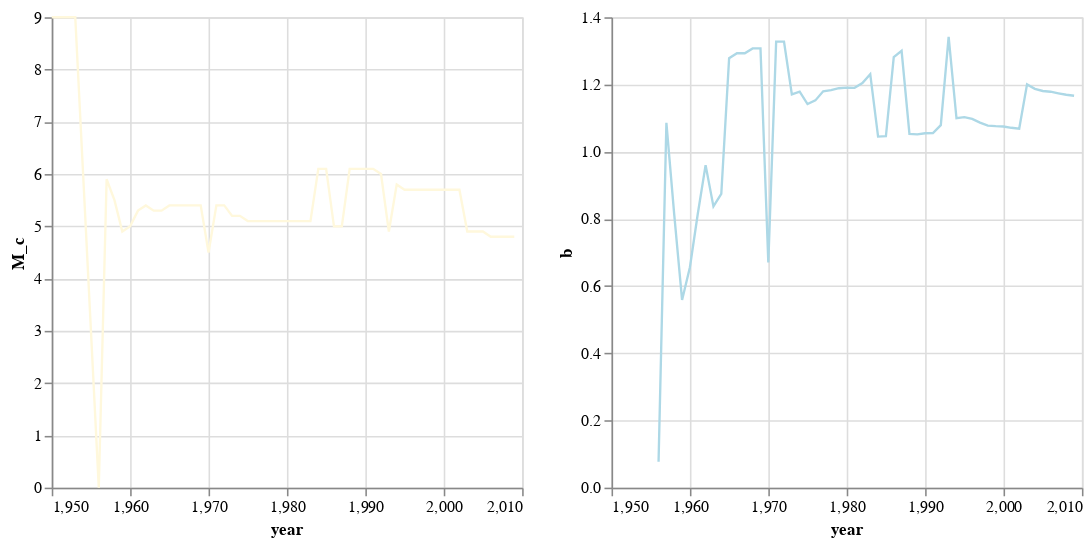

Notebook cell for this chart:
### Code cell
Mc_chart = alt.Chart(yMc_data).mark_line(
    color='cornsilk',
    strokeWidth=1.5
).encode(
    x='year', 
    y=alt.Y('M_c', )#scale=alt.Scale(domain=(4,7)))
)

b_chart = alt.Chart(yMc_data).mark_line(
    color='lightblue',
    strokeWidth=1.5
).encode(
    x='year', 
    y=alt.Y('b', )#scale=alt.Scale(domain=(0.5,1.5)))
).interactive()

Mc_chart | b_chart

### Figure 1 — Vega-Lite specification as saved in the notebook (floating-point values rounded to 4 significant figures)
{"usermeta": {"embedOptions": {"theme": "dark"}}, "config": {"view": {"continuousWidth": 300, "continuousHeight": 300}}, "hconcat": [{"mark": {"type": "line", "color": "cornsilk", "strokeWidth": 1.5}, "encoding": {"x": {"field": "year", "type": "quantitative"}, "y": {"field": "M_c", "type": "quantitative"}}}, {"mark": {"type": "line", "color": "lightblue", "strokeWidth": 1.5}, "encoding": {"x": {"field": "year", "type": "quantitative"}, "y": {"field": "b", "type": "quantitative"}}, "name": "view_5"}], "data": {"name": "data-9461a3b569917dc1eec99874b5e2e4be"}, "params": [{"name": "param_5", "select": {"type": "interval", "encodings": ["x", "y"]}, "bind": "scales", "views": ["view_5"]}], "$schema": "https://vega.github.io/schema/vega-lite/v5.20.1.json", "datasets": {"data-9461a3b569917dc1eec99874b5e2e4be": [{"year": 1950, "M_c": 9.0, "b": null}, {"year": 1953, "M_c": 9.0, "b": null}, {"year": 1956, "M_c": 0.0, "b": 0.07721}, {"year": 1957, "M_c": 5.9, "b": 1.086}, {"year": 1958, "M_c": 5.5, "b": 0.8123}, {"year": 1959, "M_c": 4.9, "b": 0.5587}, {"year": 1960, "M_c": 5.0, "b": 0.656}, {"year": 1961, "M_c": 5.3, "b": 0.8145}, {"year": 1962, "M_c": 5.4, "b": 0.96}, {"year": 1963, "M_c": 5.3, "b": 0.837}, {"year": 1964, "M_c": 5.3, "b": 0.874}, {"year": 1965, "M_c": 5.4, "b": 1.278}, {"year": 1966, "M_c": 5.4, "b": 1.293}, {"year": 1967, "M_c": 5.4, "b": 1.293}, {"year": 1968, "M_c": 5.4, "b": 1.307}, {"year": 1969, "M_c": 5.4, "b": 1.307}, {"year": 1970, "M_c": 4.5, "b": 0.6702}, {"year": 1971, "M_c": 5.4, "b": 1.328}, {"year": 1972, "M_c": 5.4, "b": 1.328}, {"year": 1973, "M_c": 5.2, "b": 1.171}, {"year": 1974, "M_c": 5.2, "b": 1.178}, {"year": 1975, "M_c": 5.1, "b": 1.142}, {"year": 1976, "M_c": 5.1, "b": 1.152}, {"year": 1977, "M_c": 5.1, "b": 1.18}, {"year": 1978, "M_c": 5.1, "b": 1.183}, {"year": 1979, "M_c": 5.1, "b": 1.189}, {"year": 1980, "M_c": 5.1, "b": 1.191}, {"year": 1981, "M_c": 5.1, "b": 1.19}, {"year": 1982, "M_c": 5.1, "b": 1.204}, {"year": 1983, "M_c": 5.1, "b": 1.231}, {"year": 1984, "M_c": 6.1, "b": 1.045}, {"year": 1985, "M_c": 6.1, "b": 1.046}, {"year": 1986, "M_c": 5.0, "b": 1.281}, {"year": 1987, "M_c": 5.0, "b": 1.3}, {"year": 1988, "M_c": 6.1, "b": 1.053}, {"year": 1989, "M_c": 6.1, "b": 1.051}, {"year": 1990, "M_c": 6.1, "b": 1.055}, {"year": 1991, "M_c": 6.1, "b": 1.056}, {"year": 1992, "M_c": 6.0, "b": 1.079}, {"year": 1993, "M_c": 4.9, "b": 1.342}, {"year": 1994, "M_c": 5.8, "b": 1.099}, {"year": 1995, "M_c": 5.7, "b": 1.103}, {"year": 1996, "M_c": 5.7, "b": 1.097}, {"year": 1997, "M_c": 5.7, "b": 1.086}, {"year": 1998, "M_c": 5.7, "b": 1.077}, {"year": 1999, "M_c": 5.7, "b": 1.076}, {"year": 2000, "M_c": 5.7, "b": 1.075}, {"year": 2001, "M_c": 5.7, "b": 1.071}, {"year": 2002, "M_c": 5.7, "b": 1.068}, {"year": 2003, "M_c": 4.9, "b": 1.2}, {"year": 2004, "M_c": 4.9, "b": 1.187}, {"year": 2005, "M_c": 4.9, "b": 1.181}, {"year": 2006, "M_c": 4.8, "b": 1.178}, {"year": 2007, "M_c": 4.8, "b": 1.174}, {"year": 2008, "M_c": 4.8, "b": 1.169}, {"year": 2009, "M_c": 4.8, "b": 1.166}]}}
